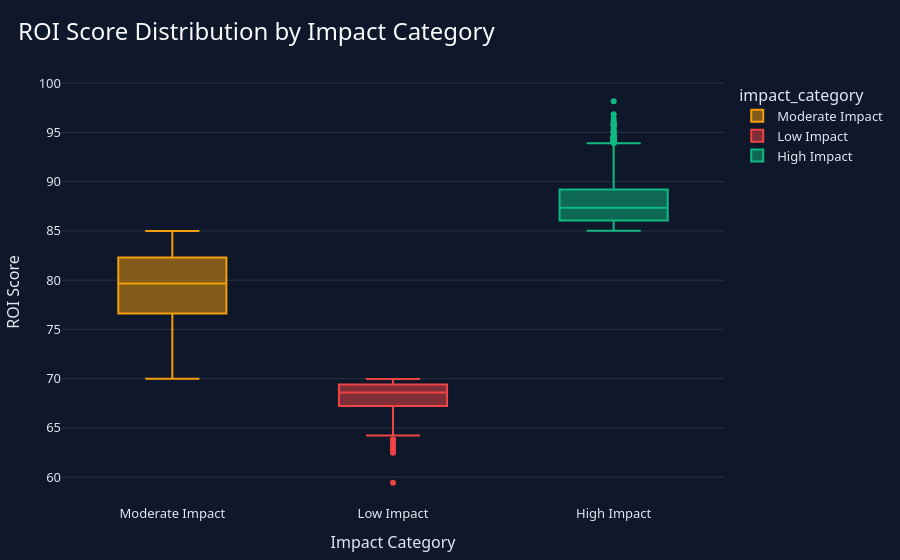

Notebook cell for this chart:
### Code cell
# =========================================================
# 8. ROI SCORE DISTRIBUTION
# =========================================================

fig = px.box(
    df,
    x="impact_category",
    y="roi_score",
    color="impact_category",
    title="ROI Score Distribution by Impact Category",
    color_discrete_map={
        "High Impact": "#10B981",
        "Moderate Impact": "#F59E0B",
        "Low Impact": "#EF4444"
    }
)

fig.update_layout(
    **CHART_LAYOUT,
    xaxis_title="Impact Category",
    yaxis_title="ROI Score"
)

fig.show()

# Save screenshot as:
# assets/roi-score-distribution.png

### Figure 1 — Plotly figure (JSON) as saved in the notebook; plotly's stock layout.template omitted (floating-point values rounded to 4 significant figures; data arrays with more than 128 entries replaced by an {"elided": "..."} marker saying what was removed)
{"data": [{"alignmentgroup": "True", "hovertemplate": "impact_category=%{x}<br>roi_score=%{y}<extra></extra>", "legendgroup": "Moderate Impact", "marker": {"color": "#F59E0B"}, "name": "Moderate Impact", "notched": false, "offsetgroup": "Moderate Impact", "orientation": "v", "showlegend": true, "type": "box", "x": {"elided": "7459 str values"}, "x0": " ", "xaxis": "x", "y": {"elided": "7459 float values"}, "y0": " ", "yaxis": "y"}, {"alignmentgroup": "True", "hovertemplate": "impact_category=%{x}<br>roi_score=%{y}<extra></extra>", "legendgroup": "Low Impact", "marker": {"color": "#EF4444"}, "name": "Low Impact", "notched": false, "offsetgroup": "Low Impact", "orientation": "v", "showlegend": true, "type": "box", "x": {"elided": "261 str values"}, "x0": " ", "xaxis": "x", "y": {"elided": "261 float values"}, "y0": " ", "yaxis": "y"}, {"alignmentgroup": "True", "hovertemplate": "impact_category=%{x}<br>roi_score=%{y}<extra></extra>", "legendgroup": "High Impact", "marker": {"color": "#10B981"}, "name": "High Impact", "notched": false, "offsetgroup": "High Impact", "orientation": "v", "showlegend": true, "type": "box", "x": {"elided": "2280 str values"}, "x0": " ", "xaxis": "x", "y": {"elided": "2280 float values"}, "y0": " ", "yaxis": "y"}], "layout": {"boxmode": "overlay", "font": {"color": "#E2E8F0", "family": "Segoe UI", "size": 13}, "legend": {"title": {"text": "impact_category"}, "tracegroupgap": 0}, "margin": {"b": 40, "l": 40, "r": 40, "t": 80}, "paper_bgcolor": "#0F172A", "plot_bgcolor": "#0F172A", "title": {"font": {"color": "#F8FAFC", "size": 24}, "text": "ROI Score Distribution by Impact Category", "x": 0.02}, "xaxis": {"anchor": "y", "categoryarray": ["Moderate Impact", "Low Impact", "High Impact"], "categoryorder": "array", "domain": [0, 1], "title": {"text": "Impact Category"}}, "yaxis": {"anchor": "x", "domain": [0, 1], "title": {"text": "ROI Score"}}}}
